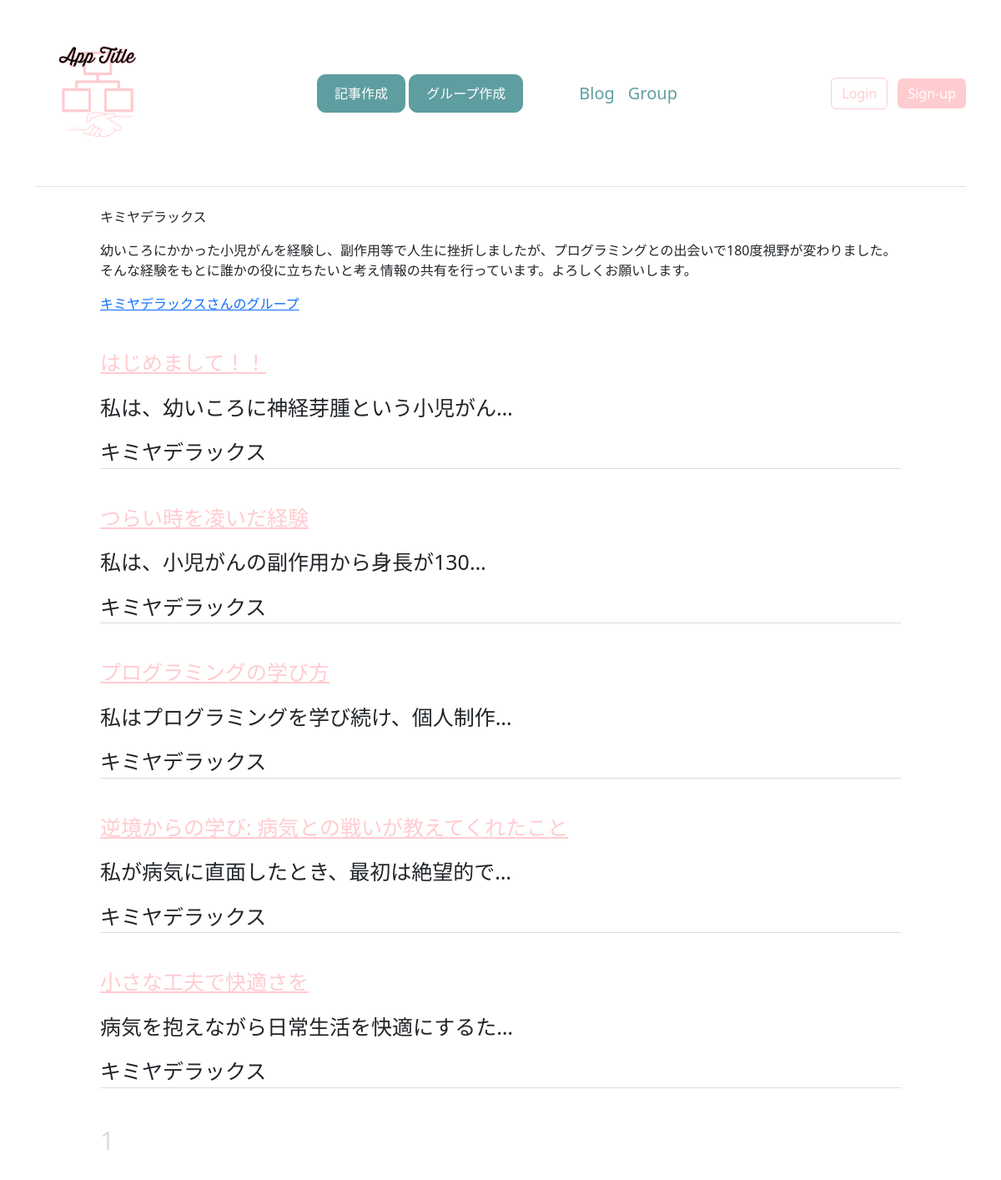
The page /user/2/ on the database its author committed.
### blogapp/models.py (models this page shows, shortened)
class CustomUser(AbstractUser):
    profile = models.TextField(blank=True, null=True)

class Post(models.Model):
    title = models.CharField(verbose_name='タイトル',max_length=50)
    text = models.TextField(
        verbose_name='本文',
    )
    image1 = models.ImageField(
        verbose_name='イメージ1',
        upload_to='photos',
        blank=True,
        null=True
    )
    user = models.ForeignKey(
        CustomUser,
        verbose_name='ユーザー',
        on_delete=models.CASCADE
    )
    posted_at = models.DateTimeField(
        verbose_name='投稿日時',
        auto_now_add=True
    )

### blogapp/views.py (the view)
# urls.py: path('user/<int:user_id>/', views.user_posts_and_profile, name='user_posts_and_profile'),
def user_posts_and_profile(request, user_id):
    user = get_object_or_404(CustomUser, id=user_id)
    posts = Post.objects.filter(user=user)
    paginator = Paginator(posts, 10)
    page = request.GET.get('page')
    try:
        post_page = paginator.page(page)
    except PageNotAnInteger:
        post_page = paginator.page(1)
    except EmptyPage:
        post_page = paginator.page(paginator.num_pages)
    context = {
        'user_name': user,
        'posts': post_page,
    }
    return render(request, 'user_posts_and_profile.html', context)

### blogapp/templates/user_posts_and_profile.html (shortened to what this page needs)
{% extends 'base.html' %}
{% block contents %}
<div class="user-profile-area">
    <p class="username-text">{{ user_name.username }}</p>
    <p class="profile-text">{{ user_name.profile }}</p>
    <a href="{% url 'blogapp:user_group_and_profile' user_id=user_name.id %}">{{user_name.username}}さんのグループ</a>
</div>
{% for post in posts %}
<div class="post-list-wrap">
    <div class="post-item">
        <p class="title"><a href="{% url 'blogapp:post_detail' pk=post.pk %}">{{post.title}}</a></p>
        <p class="text">{{post.text|truncatechars:20}}</p>
        <a>{{post.user.username}}</a>
    </div>
</div>
{% empty %}
<p>投稿はありません。</p>
{% endfor %}
<div class="pagination">
    <span class="step-links">
        {% for num in posts.paginator.page_range %}
        {% if posts.number == num %}
        <span class="current">{{ num }}</span>
        {% else %}
        <a href="?page={{ num }}">{{ num }}</a>
        {% endif %}
        {% endfor %}
    </span>
</div>
{% endblock %}

### blogapp/templates/base.html (shortened to what this page needs)
{% load static %}
<!doctype html>
<html lang="ja" data-bs-theme="auto">
<head>
    <link href="https://cdn.jsdelivr.net/npm/bootstrap@5.3.0/dist/css/bootstrap.min.css" rel="stylesheet"
>
    <link href="{% static 'css/style.css' %}" rel="stylesheet" />
    <link href={% static "css/sign-in.css" %} rel="stylesheet">
</head>
<body>
    <div class="container">
        <header
            class="d-flex flex-wrap align-items-center justify-content-center justify-content-md-between py-3 mb-4 border-bottom">
            <div class="col-md-3 mb-2 mb-md-0">
                <a href="{% url 'blogapp:index' %}" class="d-inline-flex link-body-emphasis text-decoration-none">
                    <h1 class="app-logo"><img src="{% static 'img/app-logo.png' %}" </h1>
                </a>
            </div>
            <div class="create-btn-area">
                <button><a href="{% url 'blogapp:create_post' %}">記事作成</a></button>
                <button><a href="{% url 'blogapp:create_group' %}">グループ作成</a></button>
            </div>
            <ul class="nav col-12 col-md-auto mb-2 justify-content-center mb-md-0">
                <li><a href="{% url 'blogapp:index' %}" class="nav-link px-2">Blog</a></li>
                <li><a href="{% url 'blogapp:group_list' %}" class="nav-link px-2">Group</a></li>
            </ul>
            <div class="col-md-3 text-end">
                {% if user.is_authenticated %}
                <button type="button" class="btn btn-outline-primary me-2"
                    onclick="location.href='{% url 'blogapp:mypage' %}'">My Page</button>
                <button type="button" class="btn btn-primary"
                    onclick="location.href='{% url 'blogapp:logout' %}'">Logout</button>
                {% else %}
                <button type="button" class="btn btn-outline-primary me-2"
                    onclick="location.href='{% url 'blogapp:login' %}'">Login</button>
                <button type="button" class="btn btn-primary"
                    onclick="location.href='{% url 'blogapp:signup' %}'">Sign-up</button>
                {% endif %}
            </div>
        </header>
    </div>
    <main>
        {% block contents %}{% endblock %}
    </main>
</body>
</html>

### static/css/style.css (style rules this page uses)
.post-list-wrap { width: 80%; margin: 40px auto; background-color: white; }
.post-list-wrap .title { font-size: 25px; }
.post-item { border-bottom: solid 1px gainsboro; }
.post-item a { color: #ffccd0; }
.btn-outline-primary { border: solid 1px #ffccd0; color: #ffccd0; }
.btn-primary { background-color: #ffccd0; color: white; border: none; }
.nav-link { color: #5f9ea0; font-size: 20px; }
.user-profile-area { width: 80%; margin: 20px auto; }
.create-btn-area button { background-color: #5f9ea0; border: solid 1px #5f9ea0; padding: 10px 20px; border-radius: 10px; }
.create-btn-area button a { display: block; text-decoration: none; color: white; }
.app-logo img { display: block; width: 150px; }
.pagination { width: 80%; margin: 20px auto; padding-bottom: 50px; }
.step-links, .step-links a { font-size: 30px; color: #ffccd0; }
.current { color: gainsboro; }
.post-item { font-size: 25px; }

### static/css/sign-in.css (style rules this page uses)
html, body { height: 100%; }
button { background-color: #ffccd0; margin: 20px auto; border: solid 1px #ffccd0; color: white; padding: 10px 25px; }

### rows shown on the page
CustomUser: username "キミヤデラックス", profile "幼いころにかかった小児がんを経験し、副作用等で人生に挫折しましたが、プログラミングとの出会いで180度視野が変わりました。そんな経験をもとに誰かの役に立ちたいと考え情報の共有を行っています。よろしくお願いします。"
Post: title "はじめまして！！", text "私は、幼いころに神経芽腫という小児がん…", user.username "キミヤデラックス"
Post: title "つらい時を凌いだ経験", text "私は、小児がんの副作用から身長が130…", user.username "キミヤデラックス"
Post: title "プログラミングの学び方", text "私はプログラミングを学び続け、個人制作…", user.username "キミヤデラックス"
Post: title "逆境からの学び: 病気との戦いが教えてくれたこと", text "私が病気に直面したとき、最初は絶望的で…", user.username "キミヤデラックス"
Post: title "小さな工夫で快適さを", text "病気を抱えながら日常生活を快適にするた…", user.username "キミヤデラックス"

### other values the page prints
{{ num }} "1"
